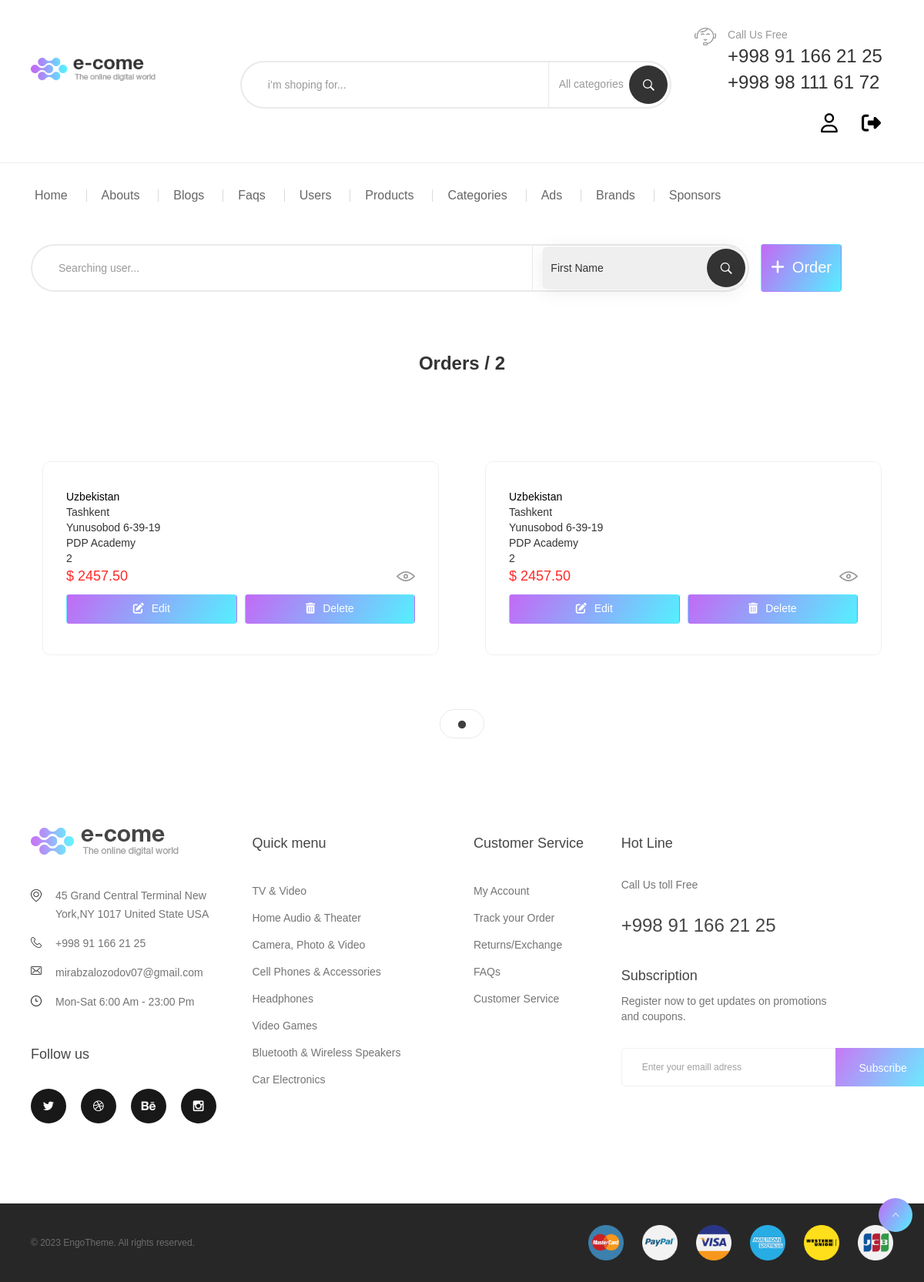
Page /order/list/ (signed in) on the committed database.
### order/models.py (models this page shows, shortened)
class OrderModel (models.Model):
    id = models.AutoField(name='id', primary_key=True)
    city = models.CharField(name='city', max_length=100)
    block = models.BooleanField(name='block', default=False)
    address = models.CharField(name='address', max_length=100)
    country = models.CharField(name='country', max_length=100)
    history = models.BooleanField(name='history', default=False)
    company_name = models.CharField(name='company_name', max_length=100)
    created_at = models.DateTimeField(name='created_at', auto_now_add=True)
    postcode = models.DecimalField(name='postcode', max_digits=7, decimal_places=0)
    user = models.ForeignKey('users.Customuser', name='user', on_delete=models.CASCADE)
    total_price = models.DecimalField(name='total_price', max_digits=10, decimal_places=2, blank=False, null=False)

### order/views.py (the view)
# urls.py: path('list/', OrderListView.as_view(), name='order_list'),
class OrderListView (ListView):
    model = OrderModel
    template_name = 'admin/orders/order_list.html'
    def get(self, request: HttpRequest, *args: Any, **kwargs: Any) -> HttpResponse:
        order = OrderModel.objects.filter(block=False)
        return render(request, self.template_name, {
                'orders': order,
            })
    def dispatch(self, request: HttpRequest, *args: Any, **kwargs: Any) -> HttpResponse:
        if request.user.is_superuser:
            return super().dispatch(request, *args, **kwargs)
        return redirect('/404/')

### config/context-processors.py (called while the page is built)
def context (request):
    product_images = ProductImageModel.objects.filter(block=False)
    basket = BasketModel.objects.filter(is_delete=False).order_by('-created_at')
    all_categories = CategoryModel.objects.filter(block=False).order_by('-created_at')
    total_count = 0
    total_price = 0
    for i in basket:
        total_count = total_count + i.count
        total_price = total_price + i.price
    return {
        'basket': basket,
        'total_count': total_count,
        'total_price': total_price,
        'product_images': product_images,
        'all_categories': all_categories,
        'nav_categories': all_categories[:10],
    }

### templates/admin/orders/order_list.html (shortened to what this page needs)
{% extends 'admin/base.html' %}
{% block content %}
<div class="container container-240">
    <div class="team">
        <div style="display: flex; align-items: center; margin-top: 30px;">
            <div class="col-lg-10 col-md-10 v-center header-search hidden-xs" style="padding: 0;">
                <form name="selected" method="POST">{% csrf_token %}
                    <input type="search" class="form-control" style="width: 100%;" placeholder="Searching user...">
                    <div class="search-panel" style="width: 260px;">
                        <select id="category" class="dropdown-category" style="margin: 0 10px 0 0; padding: 10px 5px;">
                            <option value="first_name">First Name</option>
                        </select>
                    </div>
                    <span class="input-group-btn">
                        <button type="submit" class="button_search" type="button"><i
                                class="ion-ios-search-strong"></i></button>
                    </span>
                </form>
            </div>
            <div class="col-lg-2 col-md-2 v-center">
                <a href="{% url 'order_create' %}">
                    <button class="btn btn-submit btn-gradient" style="font-size: 20px; height: 62px;">
                        <i class="fa-solid fa-plus" style="font-size: 20px; margin-right: 10px;"></i>Order
                    </button>
                </a>
            </div>
        </div>
        <h1 class="about-title v3 spc text-center">Orders / {{orders|length}}</h1>
        <div class="releases v2" style="padding-top: 0;">
            <div class="tab-content">
                <div id="tv2" class="tab-pane fade in active">
                    <div class="js-multiple-row3">
                        {% for i in orders %}
                        <div class="product-item" style="padding: 30px;">
                            <div class="pd-bd product-inner">
                                <div class="product-info">
                                    <div class="element-list element-list-middle">
                                        <a>{{i.country}}</a>
                                        <p>{{i.city}}</p>
                                        <p>{{i.address}}</p>
                                        <p>{{i.company_name}}</p>
                                        <p>{{i.postcode}}</p>
                                        <div class="product-bottom">
                                            <div class="product-price">
                                                <span class="red">$ {{i.total_price}}</span>
                                            </div>
                                            <a href="#" class="btn-icon btn-view">
                                                <span class="icon-bg icon-view"></span>
                                            </a>
                                        </div>
                                    </div>
                                    <div class="flex" style="gap: 10px;">
                                        <a href="#" style="width: 100%;">
                                            <button class="btn btn-submit btn-gradient"
                                                style="width: 100%; padding: 8px; margin: 10px 0; font-size: 14px;">
                                                <i class="fa-solid fa-pen-to-square"
                                                    style="font-size: 14px; margin-right: 10px;"></i>Edit
                                            </button>
                                        </a>
                                        <a href="#" style="width: 100%;">
                                            <button class="btn btn-submit btn-gradient"
                                                style="width: 100%; padding: 8px; margin: 10px 0; font-size: 14px;">
                                                <i class="fa-solid fa-trash-can"
                                                    style="font-size: 14px; margin-right: 10px;"></i>Delete
                                            </button>
                                        </a>
                                    </div>
                                </div>
                            </div>
                        </div>
                        {% endfor %}
                    </div>
                </div>
            </div>
        </div>
    </div>
</div>
{% endblock content %}

### static/css/utils.css (style rules this page uses)
select { width: 100%; height: 54px; padding-left: 33px; margin-bottom: 30px; border-radius: 999px; border: 1px solid #eaeaea; }

### rows in the picture
OrderModel: country "Uzbekistan", city "Tashkent", address "Yunusobod 6-39-19", company_name "PDP Academy", postcode "2", total_price "2457.50"
OrderModel: country "Uzbekistan", city "Tashkent", address "Yunusobod 6-39-19", company_name "PDP Academy", postcode "2", total_price "2457.50"

### other values in the picture
{{ orders|length }} "2"
